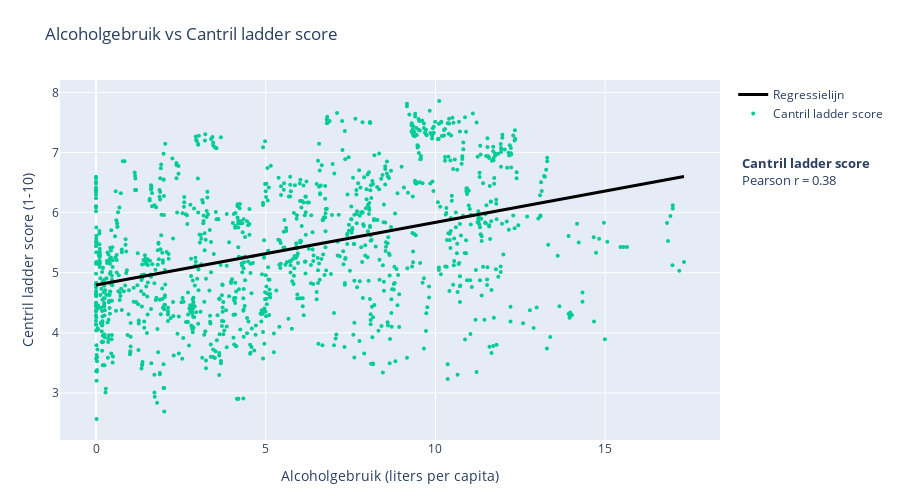

Here is the notebook cell this chart was saved with:
### Markdown cell above
Alcohol: stimulans voor geluk en sociale verbondenheid
Onderzoek van de Universiteit van Oxford suggereert dat matig alcoholgebruik, wanneer het plaatsvindt in een sociale context zoals een lokale kroeg, positieve effecten kan hebben op welzijn en geluk. Uit het onderzoek blijkt dat mensen die regelmatig een “vaste” ontmoetingsplek bezoeken:

“tend to feel more socially engaged and contented, and are more likely to trust other members of their community” (Dunbar, 2016, p. 2).

Het drinken van alcohol in deze setting activeert het endorfinesysteem in de hersenen, wat sociale verbinding bevordert – vergelijkbaar met activiteiten zoals zingen of dansen. Dit leidt tot:

- Grotere sociale verbondenheid, doordat mensen hun netwerk uitbreiden en zich onderdeel voelen van een groep;

- Meer levensvoldoening, doordat sociale interactie bijdraagt aan zingeving;

- Toegenomen vertrouwen, wat beschermend werkt tegen psychische klachten.

Hoewel overmatig drinken schadelijk blijft, laat deze studie zien dat matig alcoholgebruik in sociale omgevingen gepaard kan gaan met positieve mentale gezondheidseffecten, mits het gebeurt op een verantwoorde en regelmatige manier.

Dunbar, R. (2016). Friends on tap: The role of pubs at the heart of community. Oxford: University of Oxford. Retrieved from https://www.cambridge.org/core/services/aop-cambridge-core/content/view/4F630690EBEF6A97349AE5771FC0A703

### Code cell
# Opschonen
df_clean = df[["Entity", "Year", "Alcohol_consumption", "Cantril ladder score"]].dropna()

x = df_clean["Alcohol_consumption"]
y = df_clean["Cantril ladder score"]
country = df_clean["Entity"]
year = df_clean["Year"]

# Regressie en CI
slope, intercept, _, _, std_err = stats.linregress(x, y)
reg_x = np.linspace(x.min(), x.max(), 100)
reg_y = slope * reg_x + intercept
y_err = std_err * 1.96
upper = reg_y + y_err
lower = reg_y - y_err

# Correlatie berekenen
corr, _ = stats.pearsonr(x, y)
corr_text = f"<b>Cantril ladder score</b><br>Pearson r = {corr:.2f}"

# Plot bouwen
fig = go.Figure()

# Punten
fig.add_trace(go.Scatter(
    x=x, y=y, mode="markers",
    marker=dict(size=4, color="#00CC96"),
    name="Cantril ladder score",
    text=[f"{c}, {y}" for c, y in zip(country, year)],
    hovertemplate="<b>%{text}</b><br>Alcohol: %{x}<br>Score: %{y}<extra></extra>"
))

# Bovenlijn CI
fig.add_trace(go.Scatter(
    x=reg_x, y=upper, mode="lines",
    line=dict(width=0), hoverinfo="skip", showlegend=False
))

# Onderlijn CI met fill
fig.add_trace(go.Scatter(
    x=reg_x, y=lower, mode="lines",
    fill="tonexty", fillcolor='rgba(0, 0, 0, 0.2)',
    line=dict(width=0), hoverinfo="skip", showlegend=False
))

# Regressielijn (zwart)
fig.add_trace(go.Scatter(
    x=reg_x, y=reg_y, mode="lines",
    line=dict(color="black", width=3),
    name="Regressielijn"
))

# Layout & annotatie
fig.update_layout(
    title="Alcoholgebruik vs Cantril ladder score",
    xaxis_title="Alcoholgebruik (liters per capita)",
    yaxis_title="Centril ladder score (1-10)",
    annotations=[dict(
        x=1.03, y=0.8,
        xref="paper", yref="paper",
        text=corr_text,
        showarrow=False,
        align="left",
        font=dict(size=13),
        xanchor="left"
    )],
    height=500,
    margin=dict(t=80, r=160, b=60, l=60)
)

fig.show()

### Figure 1 — Plotly figure (JSON) as saved in the notebook; plotly's stock layout.template omitted (floating-point values rounded to 4 significant figures; data arrays with more than 128 entries replaced by an {"elided": "..."} marker saying what was removed)
{"data": [{"hovertemplate": "<b>%{text}</b><br>Alcohol: %{x}<br>Score: %{y}<extra></extra>", "marker": {"color": "#00CC96", "size": 4}, "mode": "markers", "name": "Cantril ladder score", "text": {"elided": "1225 str values"}, "type": "scatter", "x": {"elided": "1225 float values"}, "y": {"elided": "1225 float values"}}, {"hoverinfo": "skip", "line": {"width": 0}, "mode": "lines", "showlegend": false, "type": "scatter", "x": [0.0, 0.1749, 0.3499, 0.5248, 0.6998, 0.8747, 1.05, 1.225, 1.4, 1.575, 1.749, 1.924, 2.099, 2.274, 2.449, 2.624, 2.799, 2.974, 3.149, 3.324, 3.499, 3.674, 3.849, 4.024, 4.199, 4.374, 4.549, 4.724, 4.899, 5.074, 5.248, 5.423, 5.598, 5.773, 5.948, 6.123, 6.298, 6.473, 6.648, 6.823, 6.998, 7.173, 7.348, 7.523, 7.698, 7.873, 8.048, 8.223, 8.398, 8.573, 8.747, 8.922, 9.097, 9.272, 9.447, 9.622, 9.797, 9.972, 10.15, 10.32, 10.5, 10.67, 10.85, 11.02, 11.2, 11.37, 11.55, 11.72, 11.9, 12.07, 12.25, 12.42, 12.6, 12.77, 12.95, 13.12, 13.3, 13.47, 13.65, 13.82, 14.0, 14.17, 14.35, 14.52, 14.7, 14.87, 15.05, 15.22, 15.4, 15.57, 15.75, 15.92, 16.1, 16.27, 16.45, 16.62, 16.8, 16.97, 17.15, 17.32], "y": [4.811, 4.829, 4.847, 4.865, 4.883, 4.902, 4.92, 4.938, 4.956, 4.974, 4.993, 5.011, 5.029, 5.047, 5.066, 5.084, 5.102, 5.12, 5.138, 5.157, 5.175, 5.193, 5.211, 5.229, 5.248, 5.266, 5.284, 5.302, 5.321, 5.339, 5.357, 5.375, 5.393, 5.412, 5.43, 5.448, 5.466, 5.484, 5.503, 5.521, 5.539, 5.557, 5.576, 5.594, 5.612, 5.63, 5.648, 5.667, 5.685, 5.703, 5.721, 5.739, 5.758, 5.776, 5.794, 5.812, 5.831, 5.849, 5.867, 5.885, 5.903, 5.922, 5.94, 5.958, 5.976, 5.995, 6.013, 6.031, 6.049, 6.067, 6.086, 6.104, 6.122, 6.14, 6.158, 6.177, 6.195, 6.213, 6.231, 6.25, 6.268, 6.286, 6.304, 6.322, 6.341, 6.359, 6.377, 6.395, 6.413, 6.432, 6.45, 6.468, 6.486, 6.505, 6.523, 6.541, 6.559, 6.577, 6.596, 6.614]}, {"fill": "tonexty", "fillcolor": "rgba(0, 0, 0, 0.2)", "hoverinfo": "skip", "line": {"width": 0}, "mode": "lines", "showlegend": false, "type": "scatter", "x": [0.0, 0.1749, 0.3499, 0.5248, 0.6998, 0.8747, 1.05, 1.225, 1.4, 1.575, 1.749, 1.924, 2.099, 2.274, 2.449, 2.624, 2.799, 2.974, 3.149, 3.324, 3.499, 3.674, 3.849, 4.024, 4.199, 4.374, 4.549, 4.724, 4.899, 5.074, 5.248, 5.423, 5.598, 5.773, 5.948, 6.123, 6.298, 6.473, 6.648, 6.823, 6.998, 7.173, 7.348, 7.523, 7.698, 7.873, 8.048, 8.223, 8.398, 8.573, 8.747, 8.922, 9.097, 9.272, 9.447, 9.622, 9.797, 9.972, 10.15, 10.32, 10.5, 10.67, 10.85, 11.02, 11.2, 11.37, 11.55, 11.72, 11.9, 12.07, 12.25, 12.42, 12.6, 12.77, 12.95, 13.12, 13.3, 13.47, 13.65, 13.82, 14.0, 14.17, 14.35, 14.52, 14.7, 14.87, 15.05, 15.22, 15.4, 15.57, 15.75, 15.92, 16.1, 16.27, 16.45, 16.62, 16.8, 16.97, 17.15, 17.32], "y": [4.782, 4.801, 4.819, 4.837, 4.855, 4.874, 4.892, 4.91, 4.928, 4.946, 4.965, 4.983, 5.001, 5.019, 5.037, 5.056, 5.074, 5.092, 5.11, 5.129, 5.147, 5.165, 5.183, 5.201, 5.22, 5.238, 5.256, 5.274, 5.292, 5.311, 5.329, 5.347, 5.365, 5.384, 5.402, 5.42, 5.438, 5.456, 5.475, 5.493, 5.511, 5.529, 5.547, 5.566, 5.584, 5.602, 5.62, 5.639, 5.657, 5.675, 5.693, 5.711, 5.73, 5.748, 5.766, 5.784, 5.803, 5.821, 5.839, 5.857, 5.875, 5.894, 5.912, 5.93, 5.948, 5.966, 5.985, 6.003, 6.021, 6.039, 6.058, 6.076, 6.094, 6.112, 6.13, 6.149, 6.167, 6.185, 6.203, 6.221, 6.24, 6.258, 6.276, 6.294, 6.313, 6.331, 6.349, 6.367, 6.385, 6.404, 6.422, 6.44, 6.458, 6.476, 6.495, 6.513, 6.531, 6.549, 6.568, 6.586]}, {"line": {"color": "black", "width": 3}, "mode": "lines", "name": "Regressielijn", "type": "scatter", "x": [0.0, 0.1749, 0.3499, 0.5248, 0.6998, 0.8747, 1.05, 1.225, 1.4, 1.575, 1.749, 1.924, 2.099, 2.274, 2.449, 2.624, 2.799, 2.974, 3.149, 3.324, 3.499, 3.674, 3.849, 4.024, 4.199, 4.374, 4.549, 4.724, 4.899, 5.074, 5.248, 5.423, 5.598, 5.773, 5.948, 6.123, 6.298, 6.473, 6.648, 6.823, 6.998, 7.173, 7.348, 7.523, 7.698, 7.873, 8.048, 8.223, 8.398, 8.573, 8.747, 8.922, 9.097, 9.272, 9.447, 9.622, 9.797, 9.972, 10.15, 10.32, 10.5, 10.67, 10.85, 11.02, 11.2, 11.37, 11.55, 11.72, 11.9, 12.07, 12.25, 12.42, 12.6, 12.77, 12.95, 13.12, 13.3, 13.47, 13.65, 13.82, 14.0, 14.17, 14.35, 14.52, 14.7, 14.87, 15.05, 15.22, 15.4, 15.57, 15.75, 15.92, 16.1, 16.27, 16.45, 16.62, 16.8, 16.97, 17.15, 17.32], "y": [4.796, 4.815, 4.833, 4.851, 4.869, 4.888, 4.906, 4.924, 4.942, 4.96, 4.979, 4.997, 5.015, 5.033, 5.051, 5.07, 5.088, 5.106, 5.124, 5.143, 5.161, 5.179, 5.197, 5.215, 5.234, 5.252, 5.27, 5.288, 5.307, 5.325, 5.343, 5.361, 5.379, 5.398, 5.416, 5.434, 5.452, 5.47, 5.489, 5.507, 5.525, 5.543, 5.562, 5.58, 5.598, 5.616, 5.634, 5.653, 5.671, 5.689, 5.707, 5.725, 5.744, 5.762, 5.78, 5.798, 5.817, 5.835, 5.853, 5.871, 5.889, 5.908, 5.926, 5.944, 5.962, 5.98, 5.999, 6.017, 6.035, 6.053, 6.072, 6.09, 6.108, 6.126, 6.144, 6.163, 6.181, 6.199, 6.217, 6.235, 6.254, 6.272, 6.29, 6.308, 6.327, 6.345, 6.363, 6.381, 6.399, 6.418, 6.436, 6.454, 6.472, 6.491, 6.509, 6.527, 6.545, 6.563, 6.582, 6.6]}], "layout": {"annotations": [{"align": "left", "font": {"size": 13}, "showarrow": false, "text": "<b>Cantril ladder score</b><br>Pearson r = 0.38", "x": 1.03, "xanchor": "left", "xref": "paper", "y": 0.8, "yref": "paper"}], "height": 500, "margin": {"b": 60, "l": 60, "r": 160, "t": 80}, "title": {"text": "Alcoholgebruik vs Cantril ladder score"}, "xaxis": {"title": {"text": "Alcoholgebruik (liters per capita)"}}, "yaxis": {"title": {"text": "Centril ladder score (1-10)"}}}}
